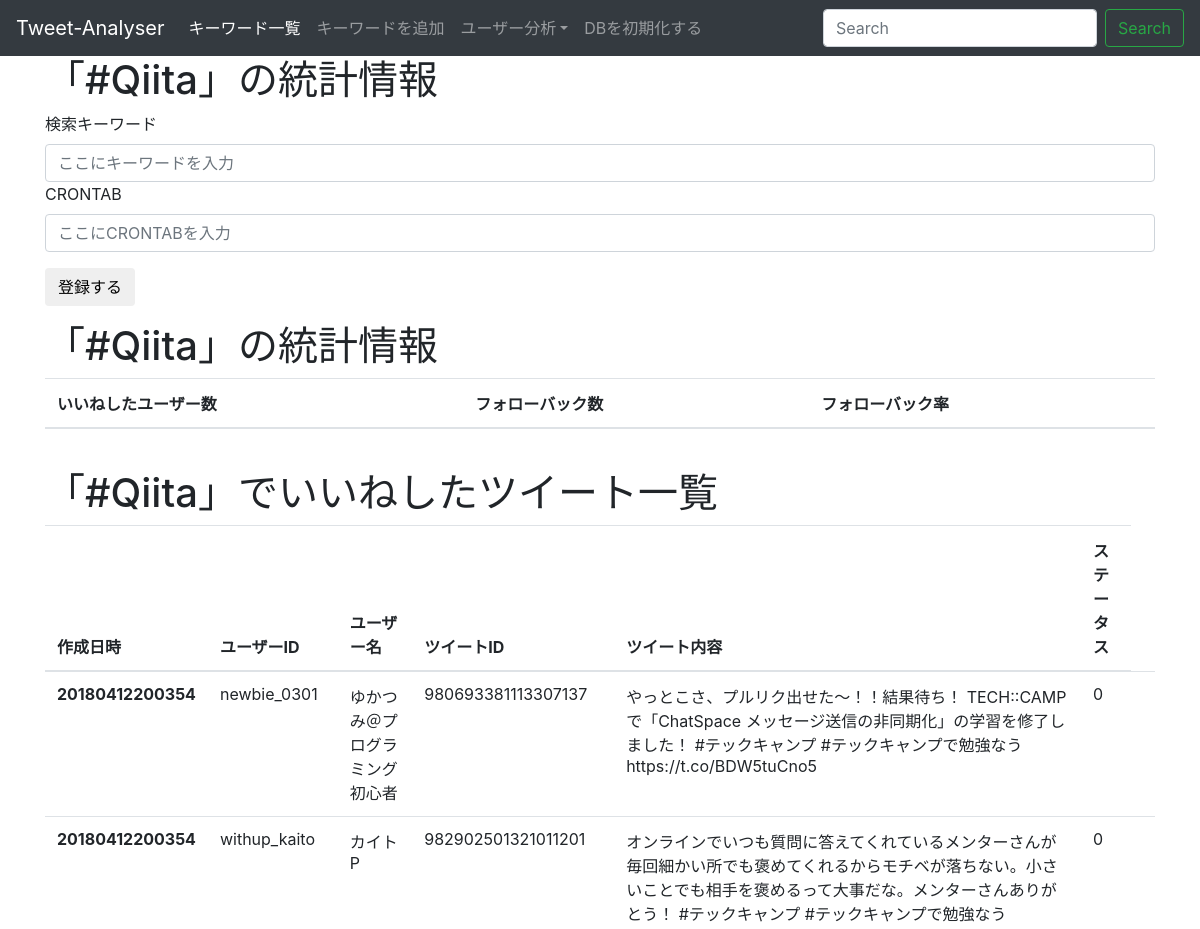
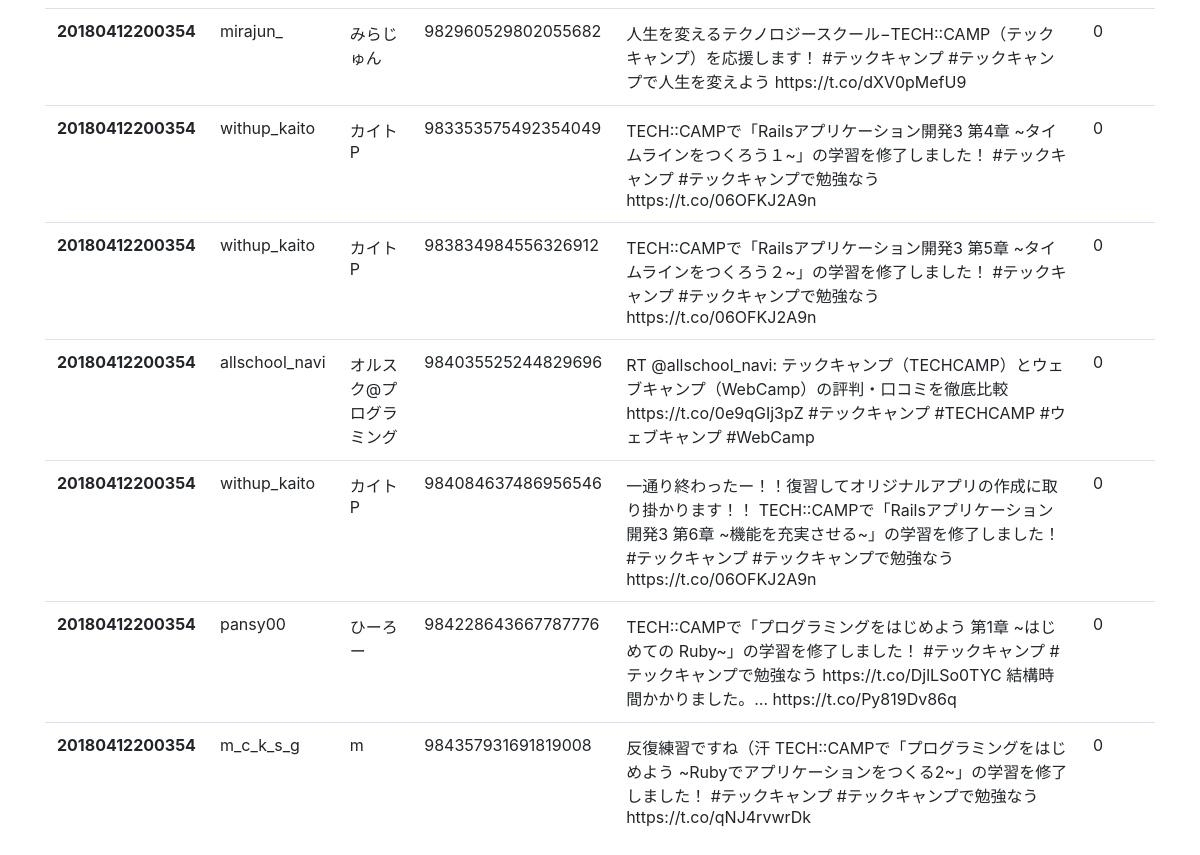
The app's page /show/1 with its own data (2 pictures, top to bottom).
### tables this page shows
CREATE TABLE query (id integer PRIMARY KEY, query text, cron_tab text, is_enabled integer default 0);

CREATE TABLE like_history (id integer PRIMARY KEY, query_id integer, created_at TIMESTAMP, user_id text, user_name text, tweet_id text, content text, is_follower int);

### app.py (the view)
@app.route('/show/<id>')
def showQuery(id):
    queryList = getQueryById(id)
    query = getQueryFromQueryId(id)
    return render_template('query.html', queryList = queryList, query = query)

### app.py (called while the page is built)
def getQueryById(id):
    conn = sqlite3.connect(DATABASE)
    c = conn.cursor()
    selectAllSQL = "SELECT * FROM like_history WHERE query_id = ? ORDER BY id DESC"
    res = c.execute(selectAllSQL,[id])
    return res

def getQueryFromQueryId(id):
    conn = sqlite3.connect(DATABASE)
    c = conn.cursor()
    selectIdSQL = "SELECT query FROM query WHERE id = ?"
    c.execute(selectIdSQL,[id])
    return c.fetchone()

### templates/query.html
{% extends 'layout.html' %}
{% block body %}
<h1>「{{query[0]}}」の統計情報 </h1>
<form action="/setCrontab" method="post">
  <div class="form-group">
    <label for="query">検索キーワード</label>
    <input type="text" class="form-control" id="query" name="query" placeholder="ここにキーワードを入力">
    <label for="cron">CRONTAB</label>
    <input type="text" class="form-control" id="query" name="cron" placeholder="ここにCRONTABを入力">
  </div>
  <button type="submit" class="btn btn-default">登録する</button>
</form>
<h1>「{{query[0]}}」の統計情報 </h1>
<table class="table">
  <thead>
    <tr>
      <th>いいねしたユーザー数</th>
      <th>フォローバック数</th>
      <th>フォローバック率</th>
    </tr>
  </thead>
  <tbody>
    <tr>
      <td></td>
      <td></td>
      <td></td>
    </tr>
  </tbody>
</table>
<h1>「{{query[0]}}」でいいねしたツイート一覧</h1>
<table class="table">
    <thead>
        <tr>
            <th>作成日時</th>
            <th>ユーザーID</th>
            <th>ユーザー名</th>
            <th>ツイートID</th>
            <th>ツイート内容</th>
            <th>ステータス</th>
        </tr>
    </thead>
    <tbody>
      {% for row in queryList %}
        <tr>
            <th>{{row[2]}}</th>
            <td>{{row[3]}}</td>
            <td>{{row[4]}}</td>
            <td>{{row[5]}}</td>
            <td>{{row[6]}}</td>
            <td>{{row[7]}}</td>
            <td>{{row[8]}}</td>
          </tr>
      {% endfor %}
    </tbody>
</table>
{% endblock %}

### records on screen
query: query "#Qiita"
like_history: created_at "20180412200354", user "newbie_0301", user_name "ゆかつみ＠プログラミング初心者", tweet "980693381113307137", content "やっとこさ、プルリク出せた〜！！結果待ち！ TECH::CAMPで「ChatSpace メッセージ送信の非同期化」の学習を修了しました！ #テックキャンプ #テックキャンプで勉強なう https://t.co/BDW5tuCno5", is_follower "0"
like_history: created_at "20180412200354", user "withup_kaito", user_name "カイトP", tweet "982902501321011201", content "オンラインでいつも質問に答えてくれているメンターさんが毎回細かい所でも褒めてくれるからモチベが落ちない。小さいことでも相手を褒めるって大事だな。メンターさんありがとう！ #テックキャンプ #テックキャンプで勉強なう", is_follower "0"
like_history: created_at "20180412200354", user "mirajun_", user_name "みらじゅん", tweet "982960529802055682", content "人生を変えるテクノロジースクール−TECH::CAMP（テックキャンプ）を応援します！ #テックキャンプ #テックキャンプで人生を変えよう https://t.co/dXV0pMefU9", is_follower "0"
like_history: created_at "20180412200354", user "withup_kaito", user_name "カイトP", tweet "983353575492354049", content "TECH::CAMPで「Railsアプリケーション開発3 第4章 ~タイムラインをつくろう１~」の学習を修了しました！ #テックキャンプ #テックキャンプで勉強なう https://t.co/06OFKJ2A9n", is_follower "0"
like_history: created_at "20180412200354", user "withup_kaito", user_name "カイトP", tweet "983834984556326912", content "TECH::CAMPで「Railsアプリケーション開発3 第5章 ~タイムラインをつくろう２~」の学習を修了しました！ #テックキャンプ #テックキャンプで勉強なう https://t.co/06OFKJ2A9n", is_follower "0"
like_history: created_at "20180412200354", user "allschool_navi", user_name "オルスク@プログラミング", tweet "984035525244829696", content "RT @allschool_navi: テックキャンプ（TECHCAMP）とウェブキャンプ（WebCamp）の評判・口コミを徹底比較 https://t.co/0e9qGIj3pZ #テックキャンプ #TECHCAMP #ウェブキャンプ #WebCamp", is_follower "0"
like_history: created_at "20180412200354", user "withup_kaito", user_name "カイトP", tweet "984084637486956546", content "一通り終わったー！！復習してオリジナルアプリの作成に取り掛かります！！ TECH::CAMPで「Railsアプリケーション開発3 第6章 ~機能を充実させる~」の学習を修了しました！ #テックキャンプ #テックキャンプで勉強なう https://t.co/06OFKJ2A9n", is_follower "0"
like_history: created_at "20180412200354", user "pansy00", user_name "ひーろー", tweet "984228643667787776", content "TECH::CAMPで「プログラミングをはじめよう 第1章 ~はじめての Ruby~」の学習を修了しました！ #テックキャンプ #テックキャンプで勉強なう https://t.co/DjlLSo0TYC 結構時間かかりました。… https://t.co/Py819Dv86q", is_follower "0"
like_history: created_at "20180412200354", user "m_c_k_s_g", user_name "m", tweet "984357931691819008", content "反復練習ですね（汗 TECH::CAMPで「プログラミングをはじめよう ~Rubyでアプリケーションをつくる2~」の学習を修了しました！ #テックキャンプ #テックキャンプで勉強なう https://t.co/qNJ4rvwrDk", is_follower "0"
